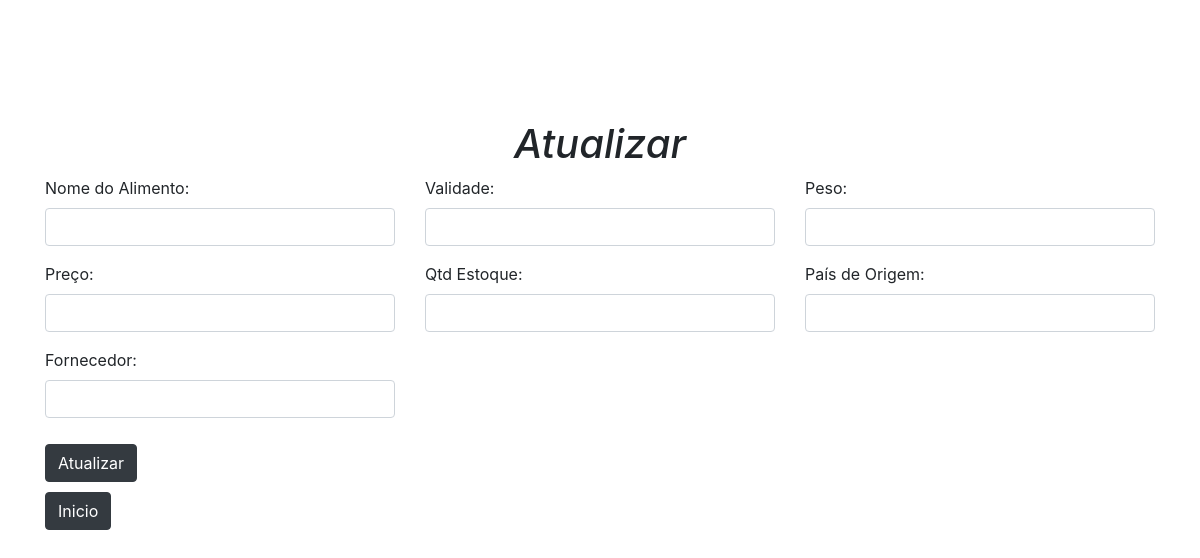
The app's page /atualizar/4, older data.
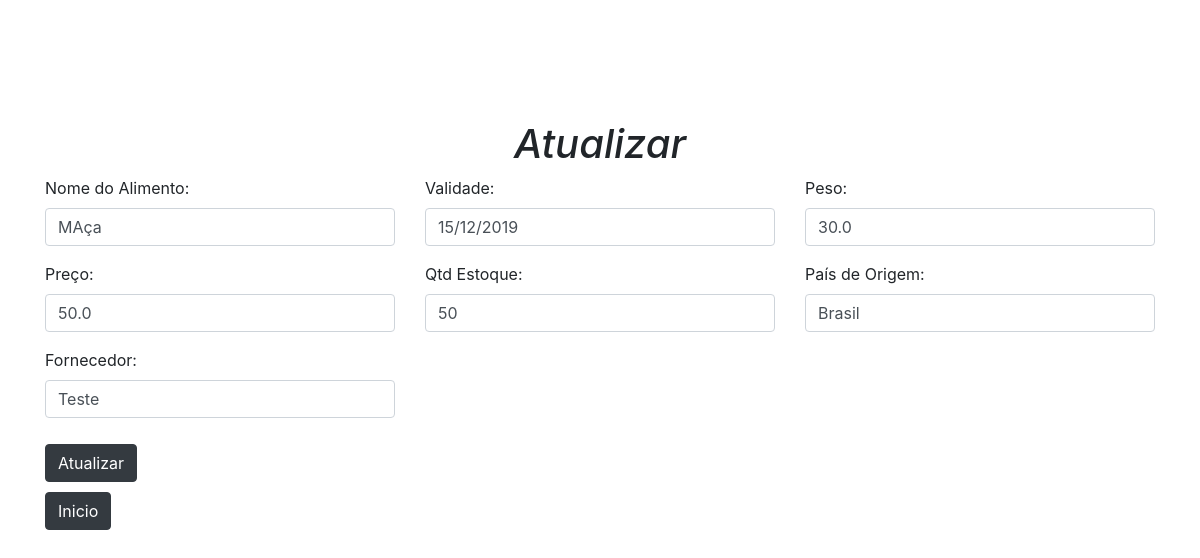
The same page, newer data.
### alimentos/controllers/default.py (models this page shows, shortened)
class Alimento(db.Model):
    __tablename__ = "alimentos"
    _id = db.Column(db.Integer, primary_key=True, autoincrement=True)
    nome_produto = db.Column(db.String)
    validade = db.Column(db.String)
    peso_produto = db.Column(db.Float)
    preco = db.Column(db.Float)
    quantidade = db.Column(db.Integer)
    pais_origem = db.Column(db.String)
    fornecedor = db.Column(db.String)

### alimentos/controllers/default.py (the view, shortened to what this page needs)
@app.route("/atualizar/<int:id>", methods=['GET', 'POST'])
def atualizar(id):
    alimento = Alimento.query.filter_by(_id=id).first()
    return render_template("atualizar.html" , alimento = alimento)

### alimentos/templates/atualizar.html (shortened to what this page needs)
{% extends "base.html" %}
{% block main %}
<div class="container" style="margin-top: 10%;">
    <h1 style="text-align: center;"><em>Atualizar</em></h1>
    <form action="" method="POST">
        <div class="row">
            <div class="col-md-4">
                <div class="form-group">
                    <label class="control-label">Nome do Alimento:</label>
                    <input type="text" class="form-control" value="{{ alimento.nome_produto}}" name="nome_produto">
                </div>
            </div>
            <div class="col-md-4">
                <div class="form-group">
                    <label class="control-label">Validade:</label>
                    <input type="text" class="form-control" value="{{ alimento.validade }}" name="validade">
                </div>
            </div>
            <div class="col-md-4">
                <div class="form-group">
                    <label class="control-label">Peso:</label>
                    <input type="text" class="form-control" value="{{ alimento.peso_produto }}" name="peso_produto">
                </div>
            </div>
            <div class="col-md-4">
                <div class="form-group">
                    <label class="control-label">Preço:</label>
                    <input type="text" class="form-control" value="{{ alimento.preco }}" name="preco">
                </div>
            </div>
            <div class="col-md-4">
                <div class="form-group">
                    <label class="control-label">Qtd Estoque:</label>
                    <input type="text" class="form-control" value="{{ alimento.quantidade }}" name="quantidade">
                </div>
            </div>
            <div class="col-md-4">
                <div class="form-group">
                    <label class="control-label">País de Origem:</label>
                    <input type="text" class="form-control" value="{{ alimento.pais_origem }}" name="pais_origem">
                </div>
            </div>
            <div class="col-md-4">
                <div class="form-group">
                    <label class="control-label">Fornecedor:</label>
                    <input type="text" class="form-control" value="{{ alimento.fornecedor }}" name="fornecedor">
                </div>
            </div>
        </div>
        <div style="margin: 10px 0px 10px 0px;">
            <input class="btn btn-dark" type="submit" value="Atualizar" class="enviar">
        </div>
    </form>
    <a href="/home" class="btn btn-dark butaozin">Inicio</a>
</div>
{% endblock main %}

Row changes from the older to the newer data that the page shows:
added Alimento: nome_produto "MAça", validade "15/12/2019", peso_produto "30.0", preco "50.0", quantidade "50", pais_origem "Brasil", fornecedor "Teste"
